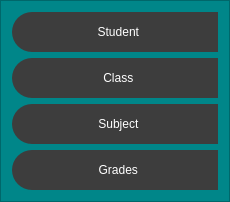
           <widget class="QFrame" name="frame_control">
            <property name="minimumSize">
             <size>
              <width>230</width>
              <height>0</height>
             </size>
            </property>
            <property name="maximumSize">
             <size>
              <width>0</width>
              <height>16777215</height>
             </size>
            </property>
            <property name="styleSheet">
             <string notr="true">QFrame  {
background-color : rgb(0, 134, 137);
}

QPushButton{
background-color   : rgb(61, 61, 61);
border-top-left-radius  : 20px;
border-bottom-left-radius  : 20px;
color : rgb(255, 255,  255);
font   : 77 10pt &quot;Arial Black&quot;
}

QPushButton:hover{
background-color   :white;
border-top-left-radius  : 20px;
border-bottom-left-radius  : 20px;
color : rgb(0, 0,  0);
font   : 77 10pt &quot;Arial Black&quot;
}</string>
            </property>
            <property name="frameShape">
             <enum>QFrame::StyledPanel</enum>
            </property>
            <property name="frameShadow">
             <enum>QFrame::Raised</enum>
            </property>
            <layout class="QVBoxLayout" name="verticalLayout_3">
             <item>
              <widget class="QPushButton" name="pushButton_Student">
               <property name="minimumSize">
                <size>
                 <width>0</width>
                 <height>40</height>
                </size>
               </property>
               <property name="text">
                <string>  Student</string>
               </property>
               <property name="icon">
                <iconset resource="icon_font.qrc">
                 <normaloff>:/icon/icon/student-with-graduation-cap.png</normaloff>:/icon/icon/student-with-graduation-cap.png</iconset>
               </property>
               <property name="iconSize">
                <size>
                 <width>35</width>
                 <height>35</height>
                </size>
               </property>
              </widget>
             </item>
             <item>
              <widget class="QPushButton" name="pushButton_Class">
               <property name="minimumSize">
                <size>
                 <width>0</width>
                 <height>40</height>
                </size>
               </property>
               <property name="text">
                <string>  Class</string>
               </property>
               <property name="icon">
                <iconset resource="icon_font.qrc">
                 <normaloff>:/icon/icon/class.png</normaloff>:/icon/icon/class.png</iconset>
               </property>
               <property name="iconSize">
                <size>
                 <width>35</width>
                 <height>35</height>
                </size>
               </property>
              </widget>
             </item>
             <item>
              <widget class="QPushButton" name="pushButton_Subject">
               <property name="minimumSize">
                <size>
                 <width>0</width>
                 <height>40</height>
                </size>
               </property>
               <property name="text">
                <string>  Subject</string>
               </property>
               <property name="icon">
                <iconset resource="icon_font.qrc">
                 <normaloff>:/icon/icon/subject.png</normaloff>:/icon/icon/subject.png</iconset>
               </property>
               <property name="iconSize">
                <size>
                 <width>35</width>
                 <height>35</height>
                </size>
               </property>
              </widget>
             </item>
             <item>
              <widget class="QPushButton" name="pushButton_Grades">
               <property name="minimumSize">
                <size>
                 <width>0</width>
                 <height>40</height>
                </size>
               </property>
               <property name="text">
                <string>  Grades</string>
               </property>
               <property name="icon">
                <iconset resource="icon_font.qrc">
                 <normaloff>:/icon/icon/marking.png</normaloff>:/icon/icon/marking.png</iconset>
               </property>
               <property name="iconSize">
                <size>
                 <width>35</width>
                 <height>35</height>
                </size>
               </property>
              </widget>
             </item>
            </layout>
           </widget>
